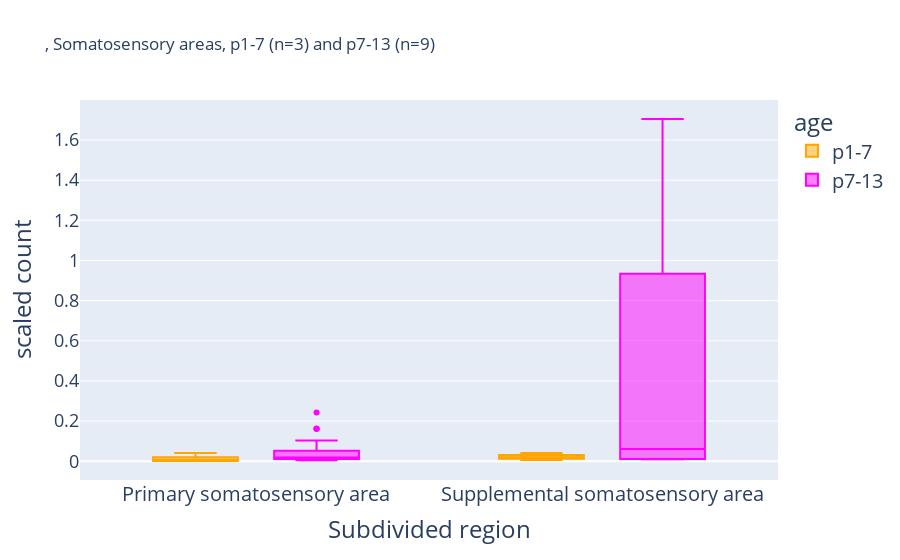

Source (notebook cell):
### Code cell
plot_scaledcount_zoomed_sub(
    Somato_areas, ", Somatosensory areas, p1-7 (n=3) and p7-13 (n=9)"
)

### Figure 1 — Plotly figure (JSON) as saved in the notebook; plotly's stock layout.template omitted (floating-point values rounded to 4 significant figures)
{"data": [{"alignmentgroup": "True", "hovertemplate": "age=p1-7<br>Subdivided region=%{x}<br>scaled count=%{y}<extra></extra>", "legendgroup": "p1-7", "marker": {"color": "orange"}, "name": "p1-7", "notched": false, "offsetgroup": "p1-7", "orientation": "v", "showlegend": true, "type": "box", "x": ["Primary somatosensory area", "Primary somatosensory area", "Supplemental somatosensory area", "Supplemental somatosensory area", "Primary somatosensory area", "Primary somatosensory area", "Primary somatosensory area", "Primary somatosensory area", "Primary somatosensory area", "Primary somatosensory area", "Supplemental somatosensory area", "Primary somatosensory area", "Primary somatosensory area", "Primary somatosensory area", "Primary somatosensory area", "Primary somatosensory area", "Primary somatosensory area", "Primary somatosensory area", "Primary somatosensory area", "Primary somatosensory area", "Supplemental somatosensory area", "Primary somatosensory area", "Primary somatosensory area", "Primary somatosensory area", "Primary somatosensory area"], "x0": " ", "xaxis": "x", "y": [0.04113, 0.04113, 0.02056, 0.04113, 0.02056, 0.02056, 0.02056, 0.02056, 0.04113, 0.02056, 0.02056, 0.003356, 0.001678, 0.003356, 0.001678, 0.01343, 0.001454, 0.01454, 0.001454, 0.001454, 0.005815, 0.001454, 0.001454, 0.001454, 0.001454], "y0": " ", "yaxis": "y"}, {"alignmentgroup": "True", "hovertemplate": "age=p7-13<br>Subdivided region=%{x}<br>scaled count=%{y}<extra></extra>", "legendgroup": "p7-13", "marker": {"color": "magenta"}, "name": "p7-13", "notched": false, "offsetgroup": "p7-13", "orientation": "v", "showlegend": true, "type": "box", "x": ["Primary somatosensory area", "Primary somatosensory area", "Primary somatosensory area", "Primary somatosensory area", "Primary somatosensory area", "Primary somatosensory area", "Primary somatosensory area", "Primary somatosensory area", "Primary somatosensory area", "Primary somatosensory area", "Primary somatosensory area", "Primary somatosensory area", "Primary somatosensory area", "Primary somatosensory area", "Primary somatosensory area", "Primary somatosensory area", "Primary somatosensory area", "Primary somatosensory area", "Supplemental somatosensory area", "Primary somatosensory area", "Primary somatosensory area", "Primary somatosensory area", "Supplemental somatosensory area", "Primary somatosensory area", "Supplemental somatosensory area", "Primary somatosensory area", "Primary somatosensory area", "Primary somatosensory area", "Primary somatosensory area", "Primary somatosensory area", "Primary somatosensory area", "Primary somatosensory area", "Primary somatosensory area", "Primary somatosensory area", "Primary somatosensory area", "Primary somatosensory area", "Primary somatosensory area", "Primary somatosensory area", "Primary somatosensory area", "Primary somatosensory area", "Primary somatosensory area", "Primary somatosensory area", "Primary somatosensory area", "Supplemental somatosensory area", "Supplemental somatosensory area", "Primary somatosensory area", "Primary somatosensory area", "Supplemental somatosensory area", "Primary somatosensory area", "Primary somatosensory area", "Primary somatosensory area", "Supplemental somatosensory area", "Primary somatosensory area", "Primary somatosensory area", "Primary somatosensory area", "Supplemental somatosensory area", "Primary somatosensory area"], "x0": " ", "xaxis": "x", "y": [0.01866, 0.01866, 0.07463, 0.01866, 0.01866, 0.01866, 0.01022, 0.02043, 0.01022, 0.01022, 0.01022, 0.01022, 0.01022, 0.01022, 0.02043, 0.01022, 0.05108, 0.04086, 0.01022, 0.02531, 0.02531, 0.02531, 0.04031, 0.005759, 0.01152, 0.005759, 0.005759, 0.05759, 0.03455, 0.01728, 0.1037, 0.005759, 0.02303, 0.01152, 0.04662, 0.04662, 0.09324, 0.01866, 0.01866, 0.07463, 0.01866, 0.01866, 0.01866, 0.8117, 0.08117, 0.08117, 0.2435, 1.055, 0.1623, 0.1623, 0.1623, 1.705, 0.08117, 0.08117, 0.01213, 0.01213, 0.02427], "y0": " ", "yaxis": "y"}], "layout": {"boxmode": "group", "legend": {"font": {"size": 20}, "title": {"text": "age"}, "tracegroupgap": 0}, "title": {"text": ", Somatosensory areas, p1-7 (n=3) and p7-13 (n=9)"}, "xaxis": {"anchor": "y", "domain": [0, 1], "tickfont": {"size": 20}, "title": {"font": {"size": 24}, "text": "Subdivided region"}}, "yaxis": {"anchor": "x", "domain": [0, 1], "tickfont": {"size": 18}, "title": {"font": {"size": 24}, "text": "scaled count"}}}}
